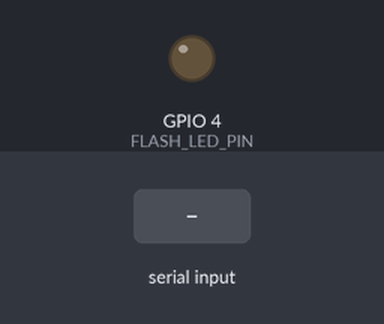
The program below on a simulated ESP32. On the bench: output pins drawn as LEDs (lit = HIGH). Inputs (shaded band) come from the test bench. WiFi joins after 1.5 s; servers stay silent unless stated; uploads are accepted with an empty reply; the local clock reads 2024-03-15 10:24:30 at power-on unless the program sets it; the camera gives no picture; what the program prints to the serial monitor is not drawn.

Above: at 3.0 s.
3.1 s: "snap\n" received over Serial
At 3.22 s:
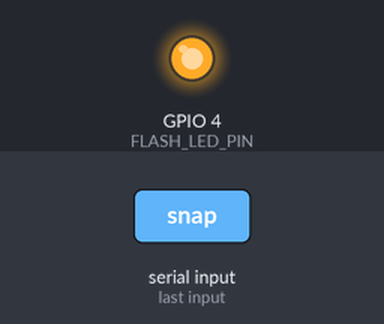
4.8 s: "status\n" received over Serial
6.3 s: "reconnect\n" received over Serial
Timing chart, 0 to 9.3 s (numbered marks = the images above; inputs shaded):
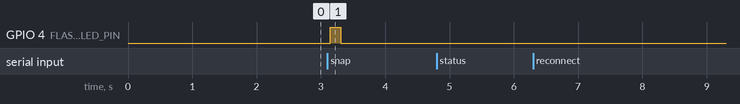

The program:

main.cpp
```cpp
#include "esp_camera.h"
#include <WiFi.h>
#include <HTTPClient.h>
#include <ArduinoJson.h>
#include <WiFiClientSecure.h> // Required for HTTPS connections
#include <time.h>             // Required for NTP time synchronization

// WiFi credentials, Mkae Sure To Use Correct Detaile, For Example:
const char *ssid = "Smith";
const char *password = "2!$%888thyik@gur@5s";

// Server configuration
// IMPORTANT: If using HTTPS, ensure your server URL starts with "https://"
const char *serverURL = "https://7jbs67jq-8000.inc1.devtunnels.ms/classify"; // Using '/classify' as per your server output // Replace with your URL

// String host = "http://192.168.172.130:8000";

// NTP Server for time synchronization (crucial for HTTPS certificate validation)
const char *ntpServer = "pool.ntp.org";
const long gmtOffset_sec = 0;     // Adjust for your local GMT offset in seconds (e.g., +3600 for CAT)
const int daylightOffset_sec = 0; // Adjust for daylight saving in seconds

// Camera pin definitions for ESP32-CAM AI Thinker
// IMPORTANT: PWDN_GPIO_NUM must be 32 for AI-Thinker boards to power on the camera.
#define PWDN_GPIO_NUM 32  // <--- CORRECTED THIS PIN!
#define RESET_GPIO_NUM -1 // -1 is common for AI-Thinker
#define XCLK_GPIO_NUM 0
#define SIOD_GPIO_NUM 26
#define SIOC_GPIO_NUM 27
#define Y9_GPIO_NUM 35
#define Y8_GPIO_NUM 34
#define Y7_GPIO_NUM 39
#define Y6_GPIO_NUM 36
#define Y5_GPIO_NUM 21
#define Y4_GPIO_NUM 19
#define Y3_GPIO_NUM 18
#define Y2_GPIO_NUM 5
#define VSYNC_GPIO_NUM 25
#define HREF_GPIO_NUM 23
#define PCLK_GPIO_NUM 22

// LED pin for the flash (GPIO 4 on AI-Thinker)
#define FLASH_LED_PIN 4

// Function Prototypes (Declarations)
// These tell the compiler about the existence and signature of the functions
// before they are actually defined later in the code.
bool initCamera();
void connectToWiFi();
void synchronizeTime();
void takePhotoAndClassify();
String sendImageToServer(uint8_t *imageData, size_t imageSize);
void parseClassificationResult(String jsonResponse);
void showStatus();
void TestGet();
String sendToServer2(uint8_t *imageData, size_t imagesize);

void setup()
{
  Serial.begin(115200);
  Serial.println("\nESP32-CAM Trash Classifier Starting...");

  // Initialize LED pin as output and ensure it's off initially.
  pinMode(FLASH_LED_PIN, OUTPUT);
  digitalWrite(FLASH_LED_PIN, LOW);

  // Connect to WiFi network.
  connectToWiFi();

  // Synchronize time via NTP, essential for HTTPS (SSL/TLS certificate validation)
  synchronizeTime();

  // Initialize camera and check for success.
  if (initCamera())
  {
    Serial.println("✅ Camera initialized successfully");
  }
  else
  {
    Serial.println("❌ Camera initialization failed! Please check wiring, power, and PWDN_GPIO_NUM (should be 32 for AI-Thinker).");
    // If camera fails to initialize, halt execution as it's a critical component.
    while (true)
    {
      delay(1000); // Loop indefinitely to indicate a fatal error
    }
  }

  Serial.println("Ready! Type 'snap' to take a photo and classify trash.");
  Serial.println("Commands:");
  Serial.println("  snap      - Take photo and classify");
  Serial.println("  status    - Show connection status");
  Serial.println("  get    - Test Whether You Can Make Network Requests");
  Serial.println("  reconnect - Attempt to reconnect to WiFi");
}

void loop()
{
  // Check for serial commands from the user.
  if (Serial.available())
  {
    String command = Serial.readStringUntil('\n');
    command.trim();        // Remove leading/trailing whitespace
    command.toLowerCase(); // Convert command to lowercase for case-insensitive comparison

    if (command == "snap")
    {
      Serial.println("📸 Taking photo...");
      takePhotoAndClassify();
    }
    else if (command == "status")
    {
      showStatus();
    }
    else if (command == "reconnect")
    {
      Serial.println("Attempting to reconnect WiFi...");
      connectToWiFi(); // Attempt to reconnect
      if (WiFi.status() == WL_CONNECTED)
      {
        synchronizeTime(); // Re-sync time if WiFi reconnects
      }
    }
    else if (command == "get")
    {

      TestGet();
    }
    else
    {
      Serial.println("❓ Unknown command. Available: snap, status, reconnect");
    }
  }

  // Periodically check WiFi status and attempt to reconnect if disconnected.
  if (WiFi.status() != WL_CONNECTED)
  {
    Serial.println("⚠️ WiFi disconnected. Attempting to reconnect...");
    connectToWiFi();
    if (WiFi.status() == WL_CONNECTED)
    {
      synchronizeTime(); // Re-sync time if WiFi reconnects
    }
    delay(5000); // Wait a bit before checking again to avoid rapid reconnection attempts
  }

  delay(100); // Small delay to prevent blocking the CPU
}

// Initializes the ESP32-CAM module with specified configurations.
bool initCamera()
{
  camera_config_t config;
  config.ledc_channel = LEDC_CHANNEL_0;
  config.ledc_timer = LEDC_TIMER_0;
  config.pin_d0 = Y2_GPIO_NUM;
  config.pin_d1 = Y3_GPIO_NUM;
  config.pin_d2 = Y4_GPIO_NUM;
  config.pin_d3 = Y5_GPIO_NUM;
  config.pin_d4 = Y6_GPIO_NUM;
  config.pin_d5 = Y7_GPIO_NUM;
  config.pin_d6 = Y8_GPIO_NUM;
  config.pin_d7 = Y9_GPIO_NUM;
  config.pin_xclk = XCLK_GPIO_NUM;
  config.pin_pclk = PCLK_GPIO_NUM;
  config.pin_vsync = VSYNC_GPIO_NUM;
  config.pin_href = HREF_GPIO_NUM;
  // Use non-deprecated pin names for SCCB SDA/SCL
  config.pin_sccb_sda = SIOD_GPIO_NUM;
  config.pin_sccb_scl = SIOC_GPIO_NUM;
  config.pin_pwdn = PWDN_GPIO_NUM; // This is now 32
  config.pin_reset = RESET_GPIO_NUM;
  config.xclk_freq_hz = 20000000;       // XCLK frequency
  config.pixel_format = PIXFORMAT_JPEG; // Output format is JPEG

  // Configure frame size and JPEG quality based on PSRAM availability.
  // PSRAM allows for larger frames and higher quality images.
  if (psramFound())
  {
    config.frame_size = FRAMESIZE_VGA; // 640x480 is plenty for classification
    config.jpeg_quality = 12;          // Slightly reduced quality = less memory
    config.fb_count = 1;               // Lower buffer count to save RAM
  }
  else
  {
    config.frame_size = FRAMESIZE_SVGA; // 800x600 resolution
    config.jpeg_quality = 12;           // Default quality for no PSRAM
    config.fb_count = 1;                // Only one frame buffer if no PSRAM
  }

  // Initialize the camera driver.
  esp_err_t err = esp_camera_init(&config);
  if (err != ESP_OK)
  {
    Serial.printf("❌ Camera init failed with error 0x%x", err);
    return false;
  }

  // Get sensor instance to adjust camera settings for optimal classification.
  sensor_t *s = esp_camera_sensor_get();
  // Adjust common camera settings for potentially better image quality for classification.
  // These values can be fine-tuned based on your environment.
  s->set_brightness(s, 0);                 // -2 to 2 (0 is default)
  s->set_contrast(s, 0);                   // -2 to 2 (0 is default)
  s->set_saturation(s, 0);                 // -2 to 2 (0 is default)
  s->set_special_effect(s, 0);             // 0-No Effect, 1-Negative, 2-Grayscale, etc.
  s->set_whitebal(s, 1);                   // 0 = disable , 1 = enable Automatic White Balance (AWB)
  s->set_awb_gain(s, 1);                   // 0 = disable , 1 = enable AWB Gain
  s->set_wb_mode(s, 0);                    // 0 to 4 - if awb_gain enabled (0 - Auto, 1 - Sunny, 2 - Cloudy, 3 - Office, 4 - Home)
  s->set_exposure_ctrl(s, 1);              // 0 = disable , 1 = enable Automatic Exposure Control (AEC)
  s->set_ae_level(s, 0);                   // -2 to 2 (0 is default, higher value means brighter image)
  s->set_aec2(s, 0);                       // 0 = disable, 1 = enable AEC-2 (Exposure algorithm)
  s->set_gainceiling(s, (gainceiling_t)0); // 0 to 6 (0-8x, 1-16x, ..., 6-128x), sets upper limit for gain
  s->set_aec_value(s, 300);                // 0 to 1200 (default 300) exposure value
  s->set_dcw(s, 1);                        // 0 = disable, 1 = enable downsize enables windowing (DCW)
  s->set_bpc(s, 0);                        // 0 = disable, 1 = enable Bad Pixel Correction
  s->set_wpc(s, 1);                        // 0 = disable, 1 = enable White Pixel Correction
  s->set_raw_gma(s, 1);                    // 0 = disable, 1 = enable Gamma correction
  s->set_lenc(s, 1);                       // 0 = disable, 1 = enable Lens Correction
  s->set_hmirror(s, 0);                    // 0 = disable, 1 = enable horizontal mirror
  s->set_vflip(s, 0);                      // 0 = disable, 1 = enable vertical flip
  s->set_colorbar(s, 0);                   // 0 = disable, 1 = enable test pattern

  return true;
}

// Connects the ESP32 to the specified WiFi network.
void connectToWiFi()
{
  // Check if already connected to avoid unnecessary attempts.
  if (WiFi.status() == WL_CONNECTED)
  {
    Serial.println("✅ Already connected to WiFi.");
    return;
  }

  // Explicitly configure DNS servers to ensure reliable hostname resolution
  // Google Public DNS servers are used as a reliable fallback.
  WiFi.disconnect(); // Disconnect before setting config to apply new settings
  WiFi.config(INADDR_NONE, INADDR_NONE, IPAddress(8, 8, 8, 8), IPAddress(8, 8, 4, 4));

  WiFi.begin(ssid, password);
  Serial.print("🔌 Connecting to WiFi");

  int attempts = 0;
  // Wait for connection with a timeout.
  while (WiFi.status() != WL_CONNECTED && attempts < 40)
  { // Wait up to 20 seconds (40 * 500ms)
    delay(500);
    Serial.print(".");
    attempts++;
  }

  if (WiFi.status() == WL_CONNECTED)
  {
    Serial.println("\n✅ WiFi connected");
    Serial.print("📶 IP address: ");
    Serial.println(WiFi.localIP());

    // Optional: Test DNS resolution here to confirm it works
    IPAddress resolvedIP;
    Serial.print("🔍 Resolving hostname for server: ");
    // Extract just the hostname part from the serverURL for DNS lookup
    String host = serverURL;
    int schemeEnd = host.indexOf("://");
    if (schemeEnd != -1)
    {
      host = host.substring(schemeEnd + 3);
    }
    int pathStart = host.indexOf("/");
    if (pathStart != -1)
    {
      host = host.substring(0, pathStart);
    }
    Serial.print(host);
    if (WiFi.hostByName(host.c_str(), resolvedIP))
    {
      Serial.print(" -> Resolved to IP: ");
      Serial.println(resolvedIP);
    }
    else
    {
      Serial.println(" -> ❌ DNS Resolution FAILED! This might prevent HTTPS connection.");
    }
  }
  else
  {
    Serial.println("\n❌ WiFi connection failed! Status: " + String(WiFi.status()));
  }
}

// Synchronizes ESP32's time using Network Time Protocol (NTP).
// This is essential for validating SSL/TLS certificates when using HTTPS.
void synchronizeTime()
{
  Serial.println("⏰ Initializing NTP time synchronization...");
  configTime(gmtOffset_sec, daylightOffset_sec, ntpServer);

  time_t now = time(nullptr);
  // Wait for time to be set. The loop continues until the time is greater than an arbitrary
  // value (e.g., a few days after epoch) to ensure it's properly synced.
  int attempts = 0;
  while (now < 24 * 3600 * 2 && attempts < 20)
  { // Wait up to 10 seconds (20 * 500ms)
    delay(500);
    Serial.print(".");
    now = time(nullptr);
    attempts++;
  }
  Serial.println(); // Newline after dots

  if (now >= 24 * 3600 * 2)
  {
    Serial.println("✅ Time synchronized successfully.");
    struct tm timeinfo;
    if (getLocalTime(&timeinfo))
    {
      Serial.print("Current UTC Time: ");
      Serial.println(&timeinfo, "%A, %B %d %Y %H:%M:%S");
    }
  }
  else
  {
    Serial.println("⚠️ WARNING: Failed to synchronize time. HTTPS connections may fail.");
  }
}

// Takes a photo, sends it to the server for classification, and parses the response.
void takePhotoAndClassify()
{
  if (WiFi.status() != WL_CONNECTED)
  {
    Serial.println("❌ Error: WiFi not connected. Cannot take photo and classify.");
    return;
  }

  // Turn on flash LED for better lighting conditions.
  digitalWrite(FLASH_LED_PIN, HIGH);
  delay(100); // Brief delay for LED to stabilize

  // Capture photo from the camera.
  camera_fb_t *fb = esp_camera_fb_get();

  // Turn off flash LED immediately after capturing.
  digitalWrite(FLASH_LED_PIN, LOW);

  if (!fb)
  {
    Serial.println("❌ Error: Failed to capture photo from camera buffer.");
    return;
  }

  Serial.printf("📸 Photo captured: %d bytes (format: %s)\n", fb->len,
                (fb->format == PIXFORMAT_JPEG) ? "JPEG" : "Other");

  // Send the captured image data to the server.
  // String result = sendImageToServer(fb->buf, fb->len);
  String result = sendToServer2(fb->buf, fb->len);

  // Release the camera frame buffer after use to free up memory.
  esp_camera_fb_return(fb);

  // Parse and display the classification result from the server.
  parseClassificationResult(result);
}

// Parses the JSON response from the classification server and prints the result.
void parseClassificationResult(String jsonResponse)
{
  if (jsonResponse.length() == 0)
  {
    Serial.println("❌ Classification: ERROR - No response received from server.");
    return;
  }

  Serial.println("📨 Raw Server Response: " + jsonResponse); // Print raw response for debugging

  // Allocate a DynamicJsonDocument. Adjust size if your JSON responses are larger.
  // 1024 bytes should be sufficient for a simple {"category": "..."} response.
  DynamicJsonDocument doc(1024);

  // Deserialize the JSON string.
  DeserializationError error = deserializeJson(doc, jsonResponse);

  if (error)
  {
    Serial.printf("❌ Classification: ERROR - Failed to parse JSON response: %s\n", error.c_str());
    return;
  }

  // Check if the "category" key exists in the JSON response.
  if (doc.containsKey("category"))
  {
    String category = doc["category"];
    // Convert to uppercase first, then print.
    category.toUpperCase();
    Serial.println("=== CLASSIFICATION RESULT ===");
    Serial.print("Category: ");
    Serial.println(category); // Print category in uppercase for emphasis

    // Provide user-friendly messages based on the classification category.
    if (category == "PAPER")
    {
      Serial.println("♻️  PAPER WASTE - Recyclable");
    }
    else if (category == "METAL")
    {
      Serial.println("🥫 METAL WASTE - Recyclable");
    }
    else if (category == "GLASS")
    {
      Serial.println("🍶 GLASS WASTE - Recyclable");
    }
    else if (category == "ORGANIC")
    {
      Serial.println("🍃 ORGANIC WASTE - Compostable");
    }
    else if (category == "NOT_TRASH")
    {
      Serial.println("🚫 NOT TRASH - Item not recognized as waste");
    }
    else
    {
      Serial.println("❓ UNKNOWN CATEGORY - Please verify server response logic.");
    }
    Serial.println("=============================");
  }
  else
  {
    Serial.println("❌ Classification: ERROR - 'category' key not found in server response JSON.");
  }
}

// Displays the current status of the ESP32-CAM, including WiFi and memory information.
void showStatus()
{
  Serial.println("=== ESP32-CAM STATUS ===");
  Serial.printf("WiFi Status: %s\n", WiFi.status() == WL_CONNECTED ? "Connected" : "Disconnected");
  if (WiFi.status() == WL_CONNECTED)
  {
    Serial.printf("IP Address: %s\n", WiFi.localIP().toString().c_str());
    Serial.printf("Signal Strength: %d dBm\n", WiFi.RSSI());
  }
  Serial.printf("Server URL: %s\n", serverURL);
  Serial.printf("Free Heap Memory: %d bytes\n", ESP.getFreeHeap());
  Serial.printf("Minimum Free Heap: %d bytes (since last reset)\n", esp_get_minimum_free_heap_size());
  Serial.println("========================");
}

// Test Http client library
void TestGet()
{
  HTTPClient http;

  String url = "http://192.168.254.15:8000/test";

  Serial.println("================================JSON RESPONSE Test ============================");

  http.begin(url);
  int httpCode = http.GET();

  if (httpCode > 0)
  {
    Serial.printf("HTTP GET Response Code: %d\n", httpCode);

    if (httpCode == HTTP_CODE_OK)
    {
      String payload = http.getString();
      Serial.println("Raw JSON: ");
      Serial.println(payload);

      const size_t capacity = 256; // Adjust as needed
      DynamicJsonDocument doc(capacity);
      DeserializationError error = deserializeJson(doc, payload);

      if (!error)
      {
        const char *status = doc["status"];
        const char *message = doc["message"];

        Serial.printf("🪧 Status: %s\n", status);
        Serial.printf("💬 Message: %s\n", message);
      }
      else
      {
        Serial.print("⚠️ JSON parse error: ");
        Serial.println(error.c_str());
        Serial.println("Payload was:");
        Serial.println(payload);
      }
    }
    else
    {
      Serial.printf("❌ HTTP GET failed!: %s\n", http.errorToString(httpCode).c_str());
    }
  }
  else
  {
    Serial.printf("❌ HTTP GET failed to connect: %s\n", http.errorToString(httpCode).c_str());
  }

  http.end();
  Serial.println("================================End Of RESPONSE================================");
}

// Sends the image data to the configured server using HTTP POST multipart/form-data.
// This function now correctly implements streaming using the http.POST("") method
// and writing to the stream pointer, which is more broadly compatible.
String sendToServer2(uint8_t *imageData, size_t imagesize)
{
  HTTPClient http;

  String url = "http://192.168.254.15:8000/classify"; // Replace with your URL

  // Add timeout settings
  http.setTimeout(15000);       // 15 seconds timeout
  http.setConnectTimeout(5000); // 5 seconds connection timeout

  String boundary = "----WebKitFormBoundary7MA4YWxkTrZu0gW";

  String bodyStart = "--" + boundary + "\r\n";
  bodyStart += "Content-Disposition: form-data; name=\"file\"; filename=\"image.jpg\"\r\n";
  bodyStart += "Content-Type: image/jpeg\r\n\r\n";

  String bodyEnd = "\r\n--" + boundary + "--\r\n";

  int contentLength = bodyStart.length() + imagesize + bodyEnd.length();

  uint8_t *payload = (uint8_t *)malloc(contentLength);
  if (!payload)
  {
    Serial.println("❌ Memory Allocation Failed!");
    return "";
  }

  memcpy(payload, bodyStart.c_str(), bodyStart.length());
  memcpy(payload + bodyStart.length(), imageData, imagesize);
  memcpy(payload + bodyStart.length() + imagesize, bodyEnd.c_str(), bodyEnd.length());

  Serial.println("📡 Connecting to: " + url);
  http.begin(url);

  String contentTypeHeader = "multipart/form-data; boundary=" + boundary;
  http.addHeader("Content-Type", contentTypeHeader);

  Serial.println("📤 Sending POST request... (Content-Length: " + String(contentLength) + ")");
  int httpCode = http.POST(payload, contentLength);

  free(payload);

  Serial.println("🔄 HTTP Response Code: " + String(httpCode));

  String response = "";
  if (httpCode > 0)
  {
    if (httpCode == HTTP_CODE_OK)
    {
      response = http.getString();
      Serial.println("📨 Raw Server Response: " + response);
    }
    else
    {
      Serial.println("❌ HTTP Error: " + String(httpCode));
      response = http.getString(); // Sometimes error responses contain useful info
      Serial.println("📨 Error Response: " + response);
    }
  }
  else
  {
    Serial.println("❌ Connection Error: " + String(httpCode));
    Serial.println("Possible causes: Network timeout, server unreachable, or connection refused");
  }

  http.end();
  return response;
}
```

Measured:
- after the input at 3.1 s, GPIO 4 (FLASH_LED_PIN): LOW → HIGH at once, → LOW 0.16 s later
- after the input at 4.8 s, every drawn part: stays the same
- after the input at 6.3 s, every drawn part: stays the same
